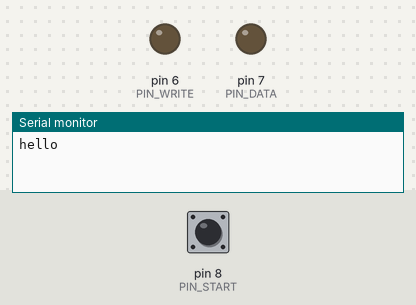
A sketch run on a simulated Arduino Uno, built with avr-gcc and run on an emulated ATmega328P. On the bench: output pins drawn as LEDs (lit = HIGH), the last lines printed to the serial monitor. Dashed ring = blinking. The inputs (shaded band) are chosen by the test bench; at power-on: pin 8 (PIN_START) LOW.

Above: at 1.2 s.
1.3 s: pin 8 (PIN_START) pulled HIGH for 0.15 s
At 1.47 s:
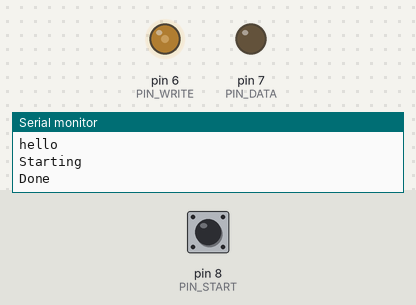
3.0 s: pin 8 (PIN_START) pulled HIGH for 1 s
At 4.6 s:
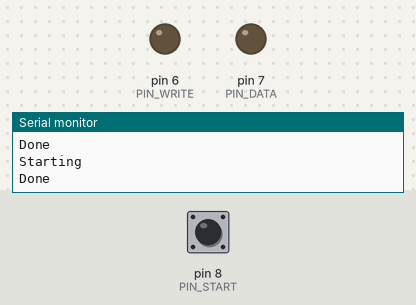
5.5 s: pin 8 (PIN_START) pulled HIGH for 3.2 s
At 6.5 s:
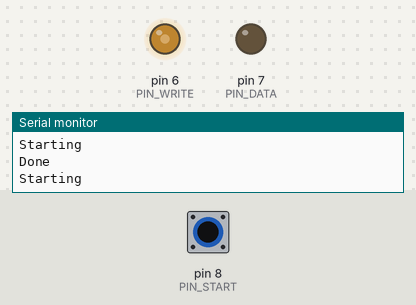
10.2 s: pin 8 (PIN_START) pulsed HIGH 2 times (0.12 s each, 0.3 s apart)
At 10.55 s:
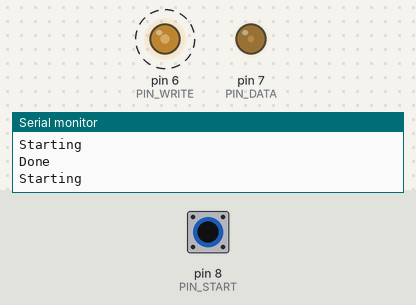
Timing chart, 0 to 13.2 s (numbered marks = the images above; inputs shaded):
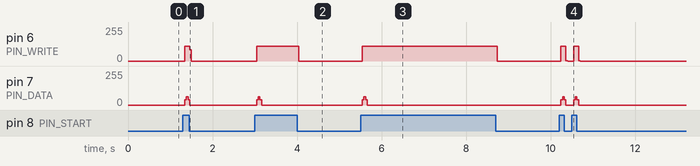

Measured:
- after the input at 1.3 s, pin 6 (PIN_WRITE): 0/255 → 111/255 at once, → 0/255 0.12 s later; pin 7 (PIN_DATA): 0/255 → 41/255 at once, → 62/255 0.04 s later, → 41/255 0.04 s later, → 0/255 0.04 s later
- after the input at 3.0 s, pin 6 (PIN_WRITE): 0/255 → 111/255 at once, → 0/255 1.0 s later; pin 7 (PIN_DATA): 0/255 → 41/255 at once, → 62/255 0.04 s later, → 41/255 0.04 s later, → 0/255 0.04 s later
- after the input at 5.5 s, pin 6 (PIN_WRITE): 0/255 → 111/255 at once, → 0/255 3.2 s later; pin 7 (PIN_DATA): 0/255 → 41/255 at once, → 62/255 0.04 s later, → 41/255 0.04 s later, → 0/255 0.04 s later
- after the input at 10.2 s, pin 6 (PIN_WRITE): alternates 111/255 for 0.12 s and 0/255 for 0.18 s, 4 changes in all, then stays 0/255, starting at once

The sketch:

bootloader.ino
```cpp
uint32_t numbers[] = {792725503,402653186,687865856,692060161,402653210,687865857,402653210,687865858,402653210,687865859,402653210,687865860,402653210,687865861,692060160,402653210,402653250,276824068,687865856,692060160,402653212,134217744,687865856,692060161,402653212,134217744,961032192,666894336,961024000,666894336,1082658816,666894336,705036288,38174724,823263234,38174724,134217762,666894336,796655615,1073348608,705167360,709492736,713818112,717619200,688914432,402653214,278003713,134217779,50769924,848822284,134217772,717619200,688914432,402653214,278003715,50769924,848822277,134217780,1207566336,796524545,8826884,666894336,1207566336,796524545,679477248,666894336,796655615,1073348608,704643076,708837381,688914432,692060160,402653212,796655614,976879616,981073921,687865858,402653216,1111097344,1115291649,796524546,688914432,692060161,402653212,796655614,976879616,981073921,687865866,402653216,1111097344,1115291649,796524546,688914432,692060160,402653212,689045504,692060161,696278003,402653222,704643073,8683548,1207566336,796524545,666894336};

#define PIN_WRITE 6
#define PIN_DATA 7
#define PIN_START 8

void setup() {
  // put your setup code here, to run once:
  pinMode(PIN_WRITE, OUTPUT);
  pinMode(PIN_DATA, OUTPUT);
  pinMode(PIN_START, INPUT);
  digitalWrite(PIN_WRITE, LOW);
  digitalWrite(PIN_DATA, LOW);
  digitalWrite(LED_BUILTIN, LOW);
  Serial.begin(9600);
  Serial.println("hello");
}

void sendNumber(uint32_t num){
  for (int i = 0; i < 32; i++){
    digitalWrite(PIN_DATA, num & 1);
    digitalWrite(PIN_WRITE, HIGH);
    delayMicroseconds(10);
    // delay(50);
    digitalWrite(PIN_WRITE, LOW);
    // delay(50);
    delayMicroseconds(10);
    num >>= 1;
  }
  // delay(1000);
}

bool did = false;

void loop() {
  // put your main code here, to run repeatedly:
  if (digitalRead(PIN_START) && !did){
    did = true;
    Serial.println("Starting");
    digitalWrite(LED_BUILTIN, HIGH);
    int count = 0;
    for (int32_t num : numbers){
      if (!digitalRead(PIN_START)) break;
      sendNumber(num);
      count++;
    }
    while (count < 4096){
      if (!digitalRead(PIN_START)) break;
      sendNumber(0);
      count++;
    }

    digitalWrite(LED_BUILTIN, LOW);
    Serial.println("Done");
  }
  else if (!digitalRead(PIN_START)) {
    did = false;
  }
}
```
